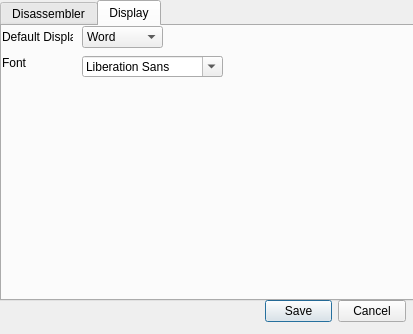
<?xml version="1.0" encoding="UTF-8"?>
<ui version="4.0">
 <class>settings</class>
 <widget class="QDialog" name="settings">
  <property name="geometry">
   <rect>
    <x>0</x>
    <y>0</y>
    <width>413</width>
    <height>334</height>
   </rect>
  </property>
  <property name="windowTitle">
   <string>Settings</string>
  </property>
  <widget class="QDialogButtonBox" name="buttonBox">
   <property name="geometry">
    <rect>
     <x>265</x>
     <y>300</y>
     <width>141</width>
     <height>23</height>
    </rect>
   </property>
   <property name="standardButtons">
    <set>QDialogButtonBox::Cancel|QDialogButtonBox::Save</set>
   </property>
  </widget>
  <widget class="QTabWidget" name="tabWidget">
   <property name="geometry">
    <rect>
     <x>0</x>
     <y>0</y>
     <width>421</width>
     <height>301</height>
    </rect>
   </property>
   <property name="currentIndex">
    <number>1</number>
   </property>
   <property name="elideMode">
    <enum>Qt::ElideNone</enum>
   </property>
   <property name="usesScrollButtons">
    <bool>true</bool>
   </property>
   <property name="documentMode">
    <bool>false</bool>
   </property>
   <property name="tabsClosable">
    <bool>false</bool>
   </property>
   <widget class="QWidget" name="tab">
    <attribute name="title">
     <string>Disassembler</string>
    </attribute>
   </widget>
   <widget class="QWidget" name="tab_2">
    <attribute name="title">
     <string>Display</string>
    </attribute>
    <widget class="QLabel" name="display">
     <property name="geometry">
      <rect>
       <x>0</x>
       <y>0</y>
       <width>71</width>
       <height>21</height>
      </rect>
     </property>
     <property name="text">
      <string>Default Display </string>
     </property>
    </widget>
    <widget class="QComboBox" name="displayComboBox">
     <property name="geometry">
      <rect>
       <x>80</x>
       <y>0</y>
       <width>81</width>
       <height>22</height>
      </rect>
     </property>
     <property name="currentIndex">
      <number>1</number>
     </property>
     <property name="modelColumn">
      <number>0</number>
     </property>
     <item>
      <property name="text">
       <string>Long Word</string>
      </property>
     </item>
     <item>
      <property name="text">
       <string>Word</string>
      </property>
     </item>
     <item>
      <property name="text">
       <string>Half Word</string>
      </property>
     </item>
     <item>
      <property name="text">
       <string>Byte</string>
      </property>
     </item>
    </widget>
    <widget class="QLabel" name="font">
     <property name="geometry">
      <rect>
       <x>0</x>
       <y>30</y>
       <width>46</width>
       <height>13</height>
      </rect>
     </property>
     <property name="text">
      <string>Font</string>
     </property>
    </widget>
    <widget class="QFontComboBox" name="fontComboBox">
     <property name="geometry">
      <rect>
       <x>80</x>
       <y>30</y>
       <width>141</width>
       <height>21</height>
      </rect>
     </property>
     <property name="editable">
      <bool>true</bool>
     </property>
     <property name="frame">
      <bool>true</bool>
     </property>
     <property name="currentFont">
      <font>
       <family>MS Shell Dlg 2</family>
       <weight>75</weight>
       <bold>true</bold>
      </font>
     </property>
    </widget>
   </widget>
  </widget>
 </widget>
 <resources/>
 <connections>
  <connection>
   <sender>buttonBox</sender>
   <signal>rejected()</signal>
   <receiver>settings</receiver>
   <slot>close()</slot>
   <hints>
    <hint type="sourcelabel">
     <x>335</x>
     <y>311</y>
    </hint>
    <hint type="destinationlabel">
     <x>206</x>
     <y>166</y>
    </hint>
   </hints>
  </connection>
 </connections>
</ui>
